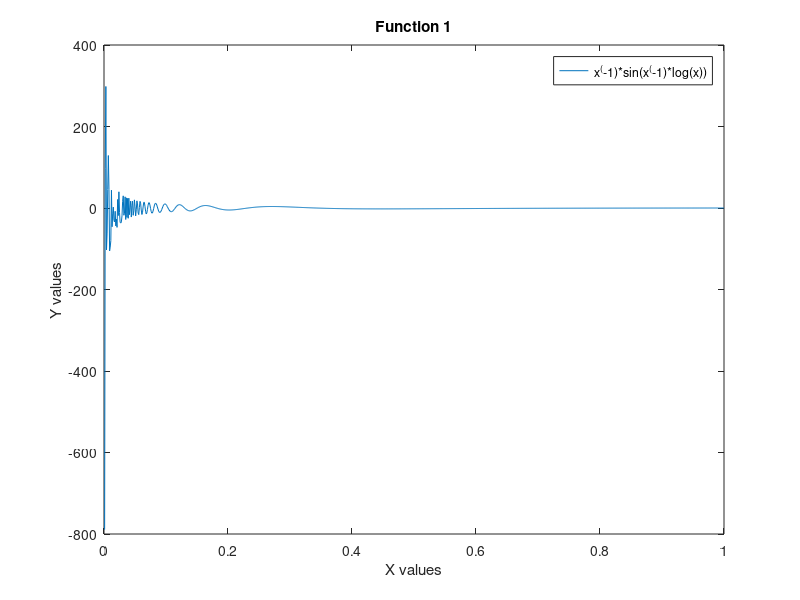

This chart was generated by the following MATLAB code: (Note: this script raises an error after producing the figure.)
g = @(x) x.^(-1).*sin(x.^(-1).*log(x));
x = linspace(0,1,1000);
figure(4)
plot(x,g(x))
xlabel("X values")
ylabel("Y values")
title("Function 1")
legend("x^(-1)*sin(x^(-1)*log(x))")
A = 100:100:1000;
for i = 1:10
I(i) = simp(g,0.1,1,A(i));  % simpsons approximation of the function
end
figure(3)
plot(A,I)
xlabel("N values")
ylabel('Area approximation')
title("Simpson's Approximation")
%% 


length = 1000;
step = 100;
Q = zeros(1,length/step);
nArr = 100:step:length;

j = 1;
for n = 100:step:length
    b = zeros(1,n);
    a = zeros(1,n); 
    I2 = zeros(1,n);
    a(1) = 1;
    for i = 1:n
        b(i)=fzero(@(x) x*exp(x)-i*pi,0);
        a(i+1)=exp(-(b(i)));
    end
    
    for i = 1:(n-1)
        I2(i) = integral(g,a(i+1),a(i));
    end
    
    Q(j) = sum(I2);
    j= j+1;
end


size = length/step;
nArr2 = 100:step:length-2*step;
Qhat = zeros(1,size-2);
for i = 1: size-2
    Qhat(i) = (Q(i) * Q(i+2) - (Q(i+1))^2)/(Q(i+2) -2*Q(i+1) + Q(i));
   
end
figure(1)
plot(nArr2,Qhat)
hold on;
plot(nArr,Q)
hold off;
xlabel("X values")
ylabel("Area underneath the curve")
title("Difference in convergence")
legend("Aitken's approximation","Summation method")



%% 
format long
disp(Qhat)
disp(Q)
